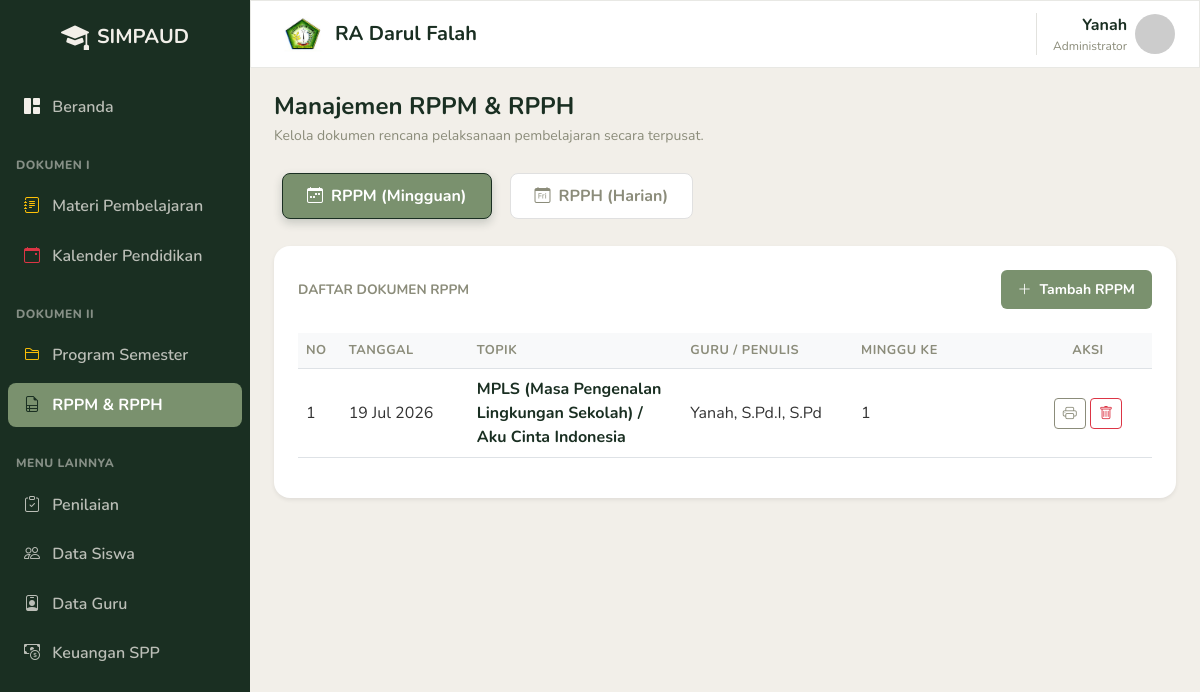
The page /rppm.php on the database its author committed.
### tables this page shows
CREATE TABLE `rppm` (
  `id` int(11) NOT NULL,
  `penulis` varchar(255) NOT NULL,
  `asal_sekolah` varchar(255) NOT NULL,
  `fase` varchar(50) DEFAULT NULL,
  `model_pembelajaran` varchar(100) DEFAULT NULL,
  `semester_bulan` varchar(100) DEFAULT NULL,
  `minggu_ke` varchar(50) DEFAULT NULL,
  `topik` varchar(255) DEFAULT NULL,
  `cp` text DEFAULT NULL,
  `tp` text DEFAULT NULL,
  `kegiatan_inti` text DEFAULT NULL,
  `tanggal_dibuat` timestamp NOT NULL DEFAULT current_timestamp()
);

### rppm.php (the view, shortened to what this page needs)
<?php
require_once 'koneksi.php';
try {
    $pdo->exec("CREATE TABLE IF NOT EXISTS rppm (
        id INT AUTO_INCREMENT PRIMARY KEY,
        penulis VARCHAR(255) NOT NULL,
        asal_sekolah VARCHAR(255) NOT NULL,
        fase VARCHAR(50),
        model_pembelajaran VARCHAR(100),
        semester_bulan VARCHAR(100),
        minggu_ke VARCHAR(50),
        topik VARCHAR(255),
        cp TEXT,
        tp TEXT,
        kegiatan_inti TEXT,
        tanggal_dibuat TIMESTAMP DEFAULT CURRENT_TIMESTAMP
    )");
    $pdo->exec("CREATE TABLE IF NOT EXISTS rpph (
        id INT AUTO_INCREMENT PRIMARY KEY,
        semester_bulan VARCHAR(100),
        kelompok VARCHAR(100),
        minggu_hari VARCHAR(100),
        tema VARCHAR(255),
        subtema VARCHAR(255),
        kd TEXT,
        tujuan TEXT,
        kegiatan_pembuka TEXT,
        tanggal_dibuat TIMESTAMP DEFAULT CURRENT_TIMESTAMP
    )");
} catch (PDOException $e) {}
$data_rppm = $pdo->query("SELECT * FROM rppm ORDER BY id DESC")->fetchAll(PDO::FETCH_ASSOC);
include 'header.php';
include 'sidebar.php';
?>
<main class="main-content d-print-none">
    <div class="d-flex justify-content-between align-items-center mb-4">
        <div>
            <h4 class="fw-bold mb-1" style="color: var(--night-green);">Manajemen RPPM & RPPH</h4>
            <p class="text-muted small mb-0">Kelola dokumen rencana pelaksanaan pembelajaran secara terpusat.</p>
        </div>
    </div>
    <ul class="nav nav-pills nav-pills-custom mb-4" id="pills-tab" role="tablist">
        <li class="nav-item" role="presentation">
            <button class="nav-link active" id="pills-rppm-tab" data-bs-toggle="pill" data-bs-target="#pills-rppm" type="button" role="tab">
                <i class="bi bi-calendar-week me-2"></i>RPPM (Mingguan)
            </button>
        </li>
        <li class="nav-item" role="presentation">
            <button class="nav-link" id="pills-rpph-tab" data-bs-toggle="pill" data-bs-target="#pills-rpph" type="button" role="tab">
                <i class="bi bi-calendar-day me-2"></i>RPPH (Harian)
            </button>
        </li>
    </ul>
    <div class="tab-content" id="pills-tabContent">
        <div class="tab-pane fade show active" id="pills-rppm" role="tabpanel">
            <div class="card border-0 shadow-sm rounded-4 mb-4">
                <div class="card-body p-4">
                    <div class="d-flex justify-content-between align-items-center mb-4">
                        <h6 class="fw-bold mb-0 text-uppercase" style="color: var(--dusty-olive); font-size: 0.85rem;">Daftar Dokumen RPPM</h6>
                        <button class="btn btn-sm text-white fw-bold px-3 py-2" style="background-color: var(--herb-leaf); border-radius: 6px;" data-bs-toggle="modal" data-bs-target="#modalRPPM">
                            <i class="bi bi-plus-lg me-1"></i> Tambah RPPM
                        </button>
                    </div>
                    <div class="table-responsive">
                        <table class="table custom-table table-hover">
                            <thead>
                                <tr>
                                    <th width="5%">No</th>
                                    <th width="15%">Tanggal</th>
                                    <th width="25%">Topik</th>
                                    <th width="20%">Guru / Penulis</th>
                                    <th width="20%">Minggu Ke</th>
                                    <th width="15%" class="text-center">Aksi</th>
                                </tr>
                            </thead>
                            <tbody>
                                <?php if(empty($data_rppm)): ?>
                                    <tr><td colspan="6" class="text-center py-4 text-muted">Belum ada data RPPM.</td></tr>
                                <?php else: $no=1; foreach($data_rppm as $row): ?>
                                    <tr>
                                        <td><?= $no++ ?></td>
                                        <td><?= date('d M Y', strtotime($row['tanggal_dibuat'])) ?></td>
                                        <td class="fw-bold" style="color: var(--night-green);"><?= htmlspecialchars($row['topik']) ?></td>
                                        <td><?= htmlspecialchars($row['penulis']) ?></td>
                                        <td><?= htmlspecialchars($row['minggu_ke']) ?></td>
                                        <td class="text-center">
                                            <a href="rppm.php?cetak_rppm=<?= $row['id'] ?>" class="btn btn-sm btn-outline-secondary" target="_blank" title="Cetak Dokumen Resmi">
                                                <i class="bi bi-printer"></i>
                                            </a>
                                            <form method="POST" action="rppm.php" style="display:inline-block;" onsubmit="return confirm('Hapus dokumen ini?');">
                                                <button type="submit" name="hapus_rppm" class="btn btn-sm btn-outline-danger" title="Hapus"><i class="bi bi-trash"></i></button>
                                            </form>
                                        </td>
                                    </tr>
                                <?php endforeach; endif; ?>
                            </tbody>
                        </table>
                    </div>
                </div>
            </div>
        </div>
    </div>
</main>
<?php include 'footer.php'; ?>

### header.php (style rules this page uses)
:root { --feather-beige: #F2EFE9; --dusty-olive: #8B8C7A; --herb-leaf: #7A916E; --night-green: #1A2F22; }
body { font-family: 'Nunito', sans-serif; background-color: var(--feather-beige); color: var(--night-green); }
.text-muted, .text-secondary { color: var(--dusty-olive) !important; }
.btn-outline-secondary { color: var(--dusty-olive) !important; border-color: var(--dusty-olive) !important; }
.nav-link { color: rgba(242, 239, 233, 0.75); font-weight: 600; padding: 0.6rem 1rem; border-radius: 8px; margin: 0.2rem 0.5rem; transition: all 0.2s; }
.nav-link.active { background-color: var(--herb-leaf) !important; color: #FFFFFF !important; font-weight: 700; }
.nav-link i { width: 24px; text-align: center; margin-right: 8px; }
.main-content { flex-grow: 1; padding: 1.5rem 1.5rem 4rem 1.5rem; height: 100vh; overflow-y: auto; }

### rppm.php (style rules this page uses)
:root { --feather-beige: #F2EFE9; --dusty-olive: #8B8C7A; --herb-leaf: #7A916E; --night-green: #1A2F22; }
.nav-pills-custom .nav-link { color: var(--dusty-olive); background-color: #fff; border: 1px solid #e0e0e0; border-radius: 8px; margin-right: 10px; font-weight: 700; padding: 10px 24px; transition: all 0.2s; }
.nav-pills-custom .nav-link.active { background-color: var(--night-green); color: #fff; border-color: var(--night-green); box-shadow: 0 4px 10px rgba(26, 47, 34, 0.2); }
.custom-table th { background-color: #f8f9fa; color: var(--dusty-olive); text-transform: uppercase; font-size: 0.8rem; letter-spacing: 0.5px; }
.custom-table td { vertical-align: middle; color: #333; }

### rows shown on the page
rppm: tanggal_dibuat "19 Jul 2026", topik "MPLS (Masa Pengenalan Lingkungan Sekolah) / Aku Cinta Indonesia", penulis "Yanah, S.Pd.I, S.Pd", minggu_ke "1"
